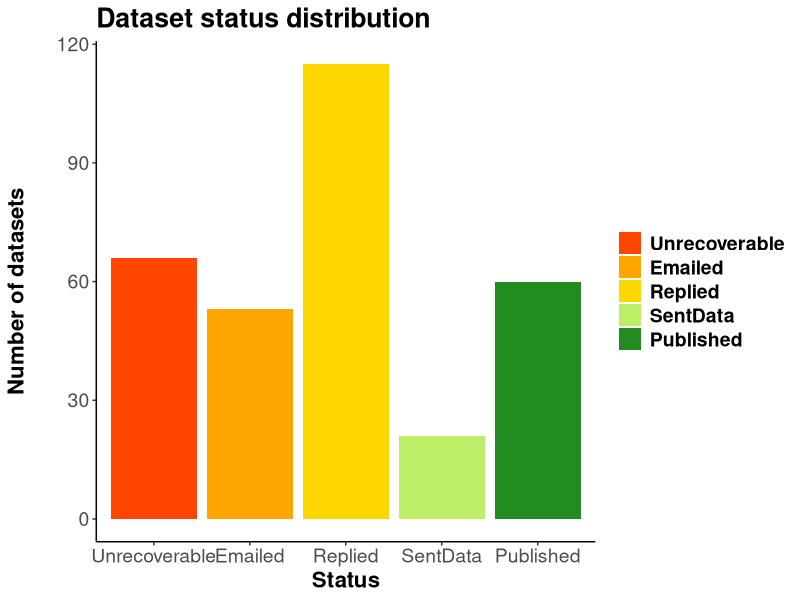

Write R code to recreate this figure. (Note: this script raises an error after producing the figure.)
## ---- chunk 1

library(knitr)
library(dplyr)
library(readr)
library(ggplot2)
library(reshape2)
library(grid)
library(gridExtra)

rslt=read.csv('data/archResRevised2.csv',header=T,stringsAsFactors=F)
rslt[rslt$Status=='published','Status']<-'Published'

rslt$succ=ifelse(rslt$Status %in% c('Published','SentData','Revised'),0,1)
rslt$statSucc=ifelse(rslt$Status %in% c('Published','SentData','Revised'),1,2) # 1 = success, 2 = not successful


agDes=read.csv('data/ecoInfoAgencyDesig.csv',header=T,stringsAsFactors=T,col.names=c('agency','agGrp','agSubGrp'))
agDes$agGrp=gsub('nonProf','private',agDes$agGrp)


rslt2=merge(rslt,agDes,all.x=T)
rslt2=rslt2 %>%
  filter(!end>2010) 
## ---- chunk 2
statusCols=c('Unrecoverable'='orangered',
             'Emailed'='orange',
             'Replied'='gold',
             'SentData'='darkolivegreen2',
             'Revised'='darkolivegreen3',
             'Published'='forestgreen')

succCols=c('aff'='grey17',
           'neg'='grey89')

## ---- chunk 3

overall=table(rslt2$Status)
overallLong=melt(overall)
colnames(overallLong)=c('Status','nDatasets')
overall2=overallLong %>%
  mutate(prop=nDatasets/sum(nDatasets))

possible=overallLong %>%
  filter(!Status=='Unrecoverable') %>%
  mutate(prop=nDatasets/sum(nDatasets))

statusOrd=c('Unrecoverable','Emailed','Replied','SentData','Revised','Published')
#rslt2$Status=as.factor(rslt2$Status,levels=statusOrd,ordered=T)

statPlot=ggplot()+
  geom_bar(data=rslt2,
                 aes(x=factor(Status,levels=statusOrd,ordered=T),fill=Status))+
  scale_fill_manual(labels=statusOrd,values=statusCols,breaks=statusOrd)+
  theme(legend.title=element_blank())+
  theme(axis.line=element_line('black'),
        panel.grid.major = element_blank(),
        panel.grid.minor = element_blank(),
        panel.border = element_blank(),
        panel.background = element_blank())+
  #theme(axis.text.x = element_text(angle=90))+
  xlab('Status')+
  ylab('Number of datasets\n')+
  ggtitle('Dataset status distribution')+
  theme(axis.text=element_text(size=14),
        title=element_text(size=16,face="bold"),
        legend.text = element_text(size = 14, face = "bold"))+
  theme(axis.line.x = element_line(color="black"),
        axis.line.y = element_line(color="black"))

statPlot
## ---- chunk 4
statusProps=table(rslt2$Status)
eqProp=chisq.test(statusProps) #not equal proportions

eqProp
## ---- chunk 5

succBlr<-glm(formula = succ~agSubGrp+end+dataType,family='binomial',data=rslt2)

## statSucc = Binomial: did we recover the data?
## agGrp = sector of home institution
## end = last year project was funded by EVOSTC
## dataType = field of study

summary(succBlr)

## ---- chunk 6

dtProps=table(rslt2$succ,rslt2$dataType)
dtChi=chisq.test(dtProps)

dtChi
## ---- chunk 7
dtBlr<-glm(formula = succ~dataType,family='binomial',data=rslt2)

summary(dtBlr)
## ---- chunk 8

rfSums=as.data.frame(table(rslt2$dataType,rslt2$succ)) ### CALCULATE THESE DIFFERENTLY using mean to get SD too, not manually

rfProp=rfSums %>%
  mutate(neg=rep(rfSums[rfSums$Var2=='neg',3],2)) %>%
  rename(aff=Freq) %>%
  rename(fos=Var1) %>%
  filter(!Var2=='neg') %>%
  mutate(prop=aff/(aff+neg)) %>%
  select(fos,prop)
  
fieldSucc<-ggplot(rfProp,aes(x=fos,y=prop))+
  geom_bar(stat = "identity")+
  theme(axis.line=element_line('black'),
        panel.grid.major = element_blank(),
        panel.grid.minor = element_blank(),
        panel.border = element_blank(),
        panel.background = element_blank())+
  theme(axis.text.x = element_text(angle=90))+
  xlab('\nProject field of study')+
  ylim(0,1)+
  ylab('Proportion\n')+
  ggtitle('Percent successful data recoveries by field of study')+
  theme(axis.text=element_text(size=14),
        title=element_text(size=16,face="bold"))
fieldSucc

## ---- chunk 9
secProps=table(rslt2$succ,rslt2$agSubGrp)
sectChi=chisq.test(secProps)

sectChi
## ---- chunk 10

secSums=as.data.frame(table(rslt2$agGrp,rslt2$succ))

secProp=secSums %>%
  mutate(neg=rep(secSums[secSums$Var2=='neg',3],2)) %>%
  rename(aff=Freq) %>%
  rename(sector=Var1) %>%
  filter(!Var2=='neg') %>%
  mutate(prop=aff/(aff+neg)) %>%
  select(sector,prop)

secSucc<-ggplot(secProp,aes(x=sector,y=prop))+
  geom_bar(stat = "identity")+
  theme(axis.line=element_line('black'),
        panel.grid.major = element_blank(),
        panel.grid.minor = element_blank(),
        panel.border = element_blank(),
        panel.background = element_blank())+
  theme(axis.text.x = element_text(angle=90))+
  xlab('\nSector of PIs home institution')+
  ylim(0,1)+
  ylab('Proportion\n')+
  ggtitle('broad sectors')+
  theme(axis.text=element_text(size=14),
        title=element_text(size=16,face="bold"))


subSums=as.data.frame(table(rslt2$agSubGrp,rslt2$succ))

subProp=subSums %>%
  mutate(neg=rep(subSums[subSums$Var2=='neg',3],2)) %>%
  rename(aff=Freq) %>%
  rename(subAg=Var1) %>%
  filter(!Var2=='neg') %>%
  mutate(prop=aff/(aff+neg)) %>%
  select(subAg,prop)

subSecc<-ggplot(subProp,aes(x=subAg,y=prop),fill='blue')+
  geom_bar(stat = "identity")+
  theme(axis.line=element_line('black'),
        panel.grid.major = element_blank(),
        panel.grid.minor = element_blank(),
        panel.border = element_blank(),
        panel.background = element_blank())+
  theme(axis.text.x = element_text(angle=90))+
  xlab('\nProject field of study')+
  ylim(0,1)+
  #ylab('Proportion\n')+
  ggtitle('separate state/fed gov')+
  theme(axis.text=element_text(size=14),
        title=element_text(size=16,face="bold"))#

grid.arrange(secSucc,subSecc,ncol = 2)
## ---- chunk 11

rslt2$succ<-ifelse(rslt2$Status %in% c('Unrecoverable','Emailed','Replied'),1,0)

endYr=rslt2 %>%
  filter(!end<1989) %>%
  filter(!end>2010) %>%
  select(succ,end)

endYrs=as.data.frame(table(endYr$end,endYr$succ))
colnames(endYrs)=c('year','succ','freq')

yrsCols=c("1"='orangered',
           "0"='forestgreen')

ggplot(endYrs,aes(x=year,y=freq,fill=succ,order=rev(succ)))+
  geom_bar(stat = "identity")+
  scale_fill_manual(values=yrsCols,name='Success?',breaks=c('1','0'),labels=c('no','yes'))+
  theme(axis.line=element_line('black'),
        panel.grid.major = element_blank(),
        panel.grid.minor = element_blank(),
        panel.border = element_blank(),
        panel.background = element_blank())+
  theme(axis.text.x = element_text(angle=90))+
  xlab('Year')+
  ylab('Number of datasets\n')+
  ggtitle('Temporal distrtibution of EVOS datasets collected\nbased on the LAST year projects were funded')+
  theme(axis.text=element_text(size=14),
        title=element_text(size=16,face="bold"))
## ---- chunk 12
yrsList=list()
placer=1
for(i in 1:nrow(rslt2)) {
  yrsList[[i]]=as.numeric(rslt2$start[i]):as.numeric(rslt2$end[i])
  placer=placer+1
}

yrsDf=ldply(yrsList,rbind)
yrsDf$status=rslt2$Status
yrsDf$category=rslt2$category
colnames(yrsDf)=c(paste('yrs',colnames(yrsDf)[1:89],sep='.'),'status','category')

yrsLng=reshape(yrsDf,varying=c(1:89),direction='long')
yrs3=yrsLng %>%
  filter(!is.na(yrs)) %>% 
  filter(!yrs<1989) %>%
  filter(!yrs>2010) %>%
  select(status,category,yrs)

totYrs=as.data.frame(table(yrs3$yrs,yrs3$succ))
colnames(totYrs)=c('year','succ','freq')

yrsCols=c("1"='orangered',
           "0"='forestgreen')

ggplot(totYrs,aes(x=year,y=freq,fill=succ,order=rev(succ)))+
  geom_bar(stat = "identity")+
  scale_fill_manual(values=yrsCols,name='Success?',breaks=c('1','0'),labels=c('no','yes'))+
  theme(axis.line=element_line('black'),
        panel.grid.major = element_blank(),
        panel.grid.minor = element_blank(),
        panel.border = element_blank(),
        panel.background = element_blank())+
  theme(axis.text.x = element_text(angle=90))+
  xlab('Year')+
  ylab('Number of datasets\n')+
  ggtitle('Temporal distrtibution of EVOS datasets collected\nbased on year data were collected')+
  theme(axis.text=element_text(size=14),
        title=element_text(size=16,face="bold"))
## ---- chunk 13

comp=data.frame(study=c('SavageVickers2009','WichertsEtAl2006','Wolins1962','evostcProject'),
                n=c(10,249,37,406),
                successRate=c(0.10,0.26,0.24,0.32))
comp

stComparison<-ggplot(comp,aes(x=study,y=successRate))+
  geom_bar(stat = "identity")+
  theme(axis.line=element_line('black'),
        panel.grid.major = element_blank(),
        panel.grid.minor = element_blank(),
        panel.border = element_blank(),
        panel.background = element_blank())+
  theme(axis.text.x = element_text(angle=90))+
  xlab('\nSector of PIs home institution')+
  ylim(0,0.5)+
  ylab('Proportion\n')+
  ggtitle('Percent successful data recoveries for four studies')+
  theme(axis.text=element_text(size=14),
        title=element_text(size=16,face="bold")) ## *** add each n as text above bar
stComparison
